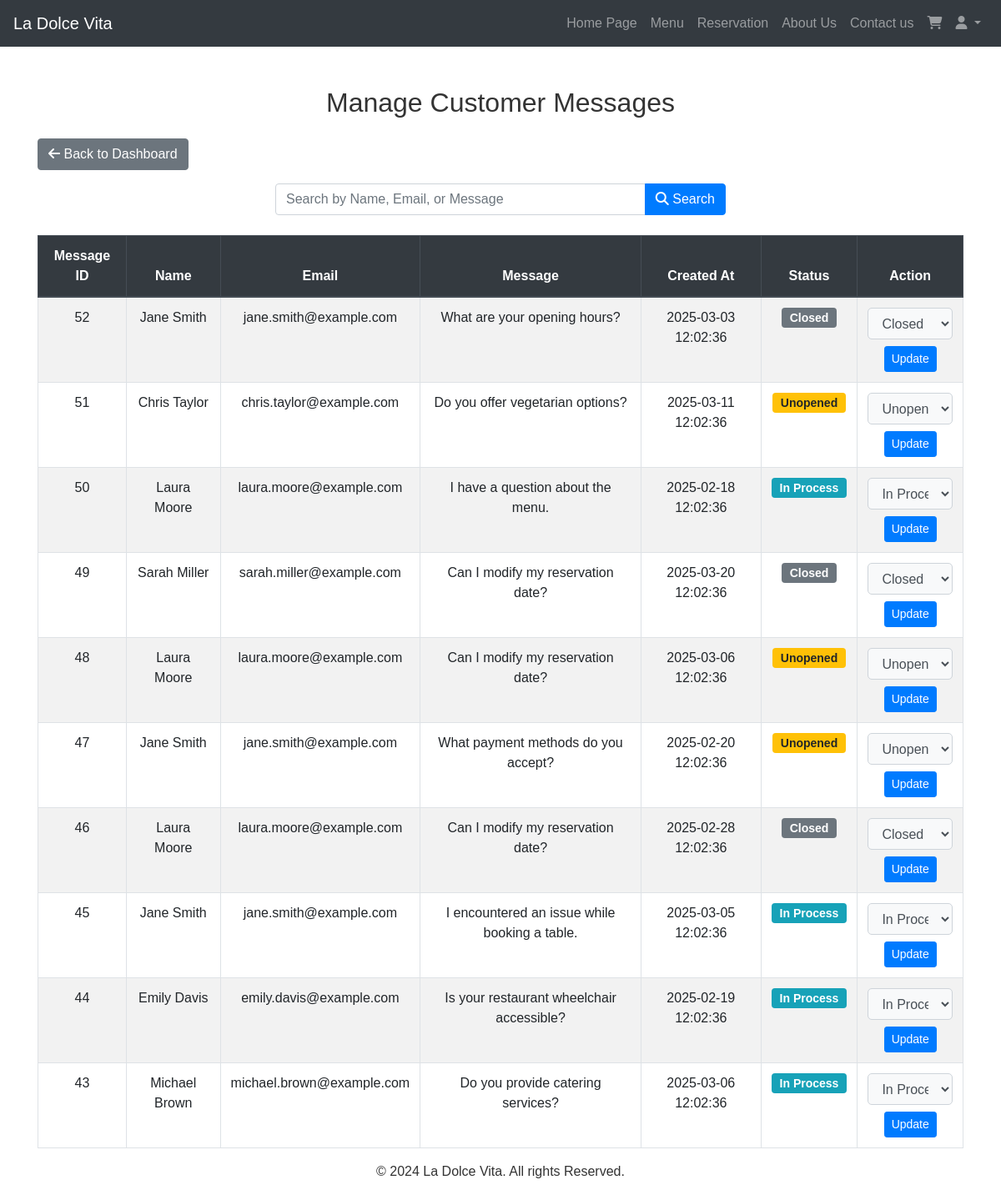
The app's page /index.php?page=admin_inqueries (signed in) with its own data.
### tables this page shows
CREATE TABLE IF NOT EXISTS `inqueries` (
  `MessageID` int NOT NULL AUTO_INCREMENT,
  `Name` varchar(255) NOT NULL,
  `Email` varchar(255) NOT NULL,
  `Message` text NOT NULL,
  `CreatedAt` timestamp NULL DEFAULT CURRENT_TIMESTAMP,
  `Status` enum('Opened','Unopened','Closed','In Process') DEFAULT 'Unopened',
  PRIMARY KEY (`MessageID`)
);

### src/controller/admin/manage_messages.php (the view, shortened to what this page needs)
<?php
	require_once realpath(__DIR__ . '/../../../config/config.php');
	require_once realpath(__DIR__ . '/../../../utils/utils.php');
    $limit = 10;
    $p = isset($_GET['p']) ? (int)$_GET['p'] : 1;
    $offset = ($p - 1) * $limit;
    $searchTerm = isset($_GET['search']) ? $_GET['search'] : "";
    $search_query = "%" . $searchTerm . "%";
    if (!empty($searchTerm)) {
        $sql = "SELECT * FROM inqueries WHERE Name LIKE ? OR Email LIKE ? OR Message LIKE ? LIMIT ? OFFSET ?";
        $stmt = $mysqli->prepare($sql);
        $stmt->bind_param("sssii", $search_query, $search_query, $search_query, $limit, $offset);
    } else {
        $sql = "SELECT * FROM inqueries LIMIT ? OFFSET ?";
        $stmt = $mysqli->prepare($sql);
        $stmt->bind_param("ii", $limit, $offset);
    }
    $stmt->execute();
    $result = $stmt->get_result();
?>
<!DOCTYPE html>
<html lang="en">
<head>
    <link rel="stylesheet" href="https://stackpath.bootstrapcdn.com/bootstrap/4.5.2/css/bootstrap.min.css">
    <link rel="stylesheet" href="https://cdnjs.cloudflare.com/ajax/libs/font-awesome/5.15.4/css/all.min.css">
    <link rel="stylesheet" href="/assets/css/styles.css">
</head>
<body>
    <header id="navbar">
        <?php require_once realpath(__DIR__ . '/../../views/header.php'); ?>
    </header>
    <div class="container mt-5">
    <h2 class="text-center mb-4">Manage Customer Messages</h2>
    <div class="d-flex justify-content-between align-items-center mb-3">
        <a href="index.php?page=admin_dashboard" class="btn btn-secondary">
            <i class="fas fa-arrow-left"></i> Back to Dashboard
        </a>
    </div>
    <div class="row justify-content-center">
        <div class="col-md-6">
            <form action="index.php" method="GET" class="input-group">
            <input type="text" name="search" class="form-control rounded-left"
                placeholder="Search by Name, Email, or Message"
                value="<?= htmlspecialchars($searchTerm, ENT_QUOTES); ?>">
                <div class="input-group-append">
                    <button type="submit" class="btn btn-primary">
                        <i class="fas fa-search"></i> Search
                    </button>
                </div>
            </form>
        </div>
    </div>
    <div class="table-responsive mt-4">
        <table class="table table-hover table-striped table-bordered text-center">
            <thead class="thead-dark">
                <tr>
                    <th scope="col">Message ID</th>
                    <th scope="col">Name</th>
                    <th scope="col">Email</th>
                    <th scope="col">Message</th>
                    <th scope="col">Created At</th>
                    <th scope="col">Status</th>
                    <th scope="col">Action</th>
                </tr>
            </thead>
            <tbody>
                <?php while ($row = mysqli_fetch_assoc($result)) : ?>
                    <tr>
                        <td><?= htmlspecialchars($row['MessageID']); ?></td>
                        <td><?= htmlspecialchars($row['Name']); ?></td>
                        <td><?= htmlspecialchars($row['Email']); ?></td>
                        <td><?= htmlspecialchars($row['Message']); ?></td>
                        <td><?= htmlspecialchars($row['CreatedAt']); ?></td>
                        <td>
                            <span class="badge badge-<?php
                                echo ($row['Status'] == 'Opened') ? 'success' :
                                     (($row['Status'] == 'Unopened') ? 'warning' :
                                     (($row['Status'] == 'Closed') ? 'secondary' : 'info'));
                            ?>">
                                <?= htmlspecialchars($row['Status']); ?>
                            </span>
                        </td>
                        <td>
                            <form action="" method="POST">
                                <select class="form-control status-dropdown" name="status">
                                    <option value="Unopened" <?= $row['Status'] == 'Unopened' ? 'selected' : ''; ?>>Unopened</option>
                                    <option value="Closed" <?= $row['Status'] == 'Closed' ? 'selected' : ''; ?>>Closed</option>
                                    <option value="In Process" <?= $row['Status'] == 'In Process' ? 'selected' : ''; ?>>In Process</option>
                                </select>
                                <input class="btn btn-sm btn-primary mt-2" type="submit" name="update_status" value="Update">
                            </form>
                        </td>
                    </tr>
                <?php endwhile; ?>
            </tbody>
        </table>
    </div>
    <footer class="footer">
        <div class="container text-center">
            <p>&copy; 2024 La Dolce Vita. All rights Reserved. </p>
        </div>
    </footer>
</body>
</html>

### assets/css/styles.css (style rules this page uses)
* { margin: 0; padding: 0; box-sizing: border-box; }
body { font-family: 'Arial', sans-serif; color: #333; }

### src/controller/admin/manage_messages.php (style rules this page uses)
.status-dropdown { background-color: #f8f9fa; border-radius: 5px; }
.badge { font-size: 14px; padding: 5px 10px; }

### records on screen
inqueries: MessageID "52", Name "Jane Smith", Email "jane.smith@example.com", Message "What are your opening hours?", CreatedAt "2025-03-03 12:02:36", Status "Closed", status "Closed"
inqueries: MessageID "51", Name "Chris Taylor", Email "chris.taylor@example.com", Message "Do you offer vegetarian options?", CreatedAt "2025-03-11 12:02:36", Status "Unopened", status "Unopened"
inqueries: MessageID "50", Name "Laura Moore", Email "laura.moore@example.com", Message "I have a question about the menu.", CreatedAt "2025-02-18 12:02:36", Status "In Process", status "In Process"
inqueries: MessageID "49", Name "Sarah Miller", Email "sarah.miller@example.com", Message "Can I modify my reservation date?", CreatedAt "2025-03-20 12:02:36", Status "Closed", status "Closed"
inqueries: MessageID "48", Name "Laura Moore", Email "laura.moore@example.com", Message "Can I modify my reservation date?", CreatedAt "2025-03-06 12:02:36", Status "Unopened", status "Unopened"
inqueries: MessageID "47", Name "Jane Smith", Email "jane.smith@example.com", Message "What payment methods do you accept?", CreatedAt "2025-02-20 12:02:36", Status "Unopened", status "Unopened"
inqueries: MessageID "46", Name "Laura Moore", Email "laura.moore@example.com", Message "Can I modify my reservation date?", CreatedAt "2025-02-28 12:02:36", Status "Closed", status "Closed"
inqueries: MessageID "45", Name "Jane Smith", Email "jane.smith@example.com", Message "I encountered an issue while booking a table.", CreatedAt "2025-03-05 12:02:36", Status "In Process", status "In Process"
inqueries: MessageID "44", Name "Emily Davis", Email "emily.davis@example.com", Message "Is your restaurant wheelchair accessible?", CreatedAt "2025-02-19 12:02:36", Status "In Process", status "In Process"
inqueries: MessageID "43", Name "Michael Brown", Email "michael.brown@example.com", Message "Do you provide catering services?", CreatedAt "2025-03-06 12:02:36", Status "In Process", status "In Process"
